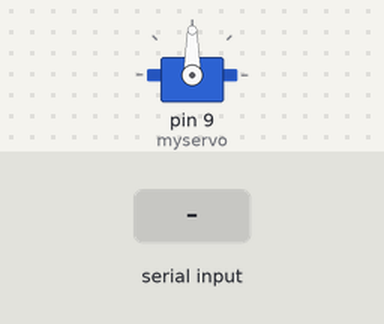
Recording of a sketch running on a simulated Arduino Uno, built with avr-gcc and run on an emulated ATmega328P. On the bench: servo. Inputs (shaded band) come from the test bench.

Above: at 1.2 s.
1.3 s: "90,45\n" received over Serial
At 2.5 s:
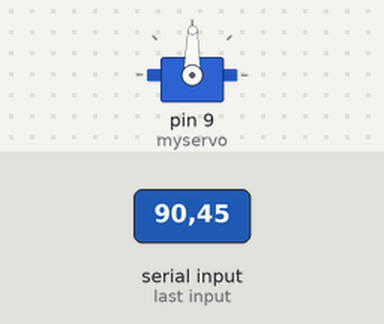
2.8 s: "200\n" received over Serial
At 3.7 s:
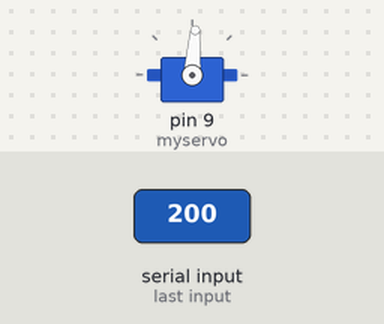
Timing chart, 0 to 5.8 s (numbered marks = the images above; inputs shaded):
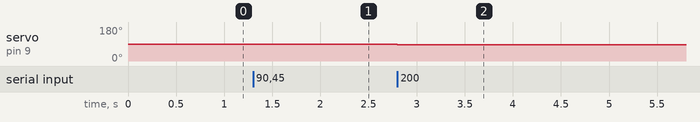

Measured:
- after the input at 1.3 s, servo on pin 9 (myservo): 90° → 89° at once
- after the input at 2.8 s, servo on pin 9 (myservo): 89° → 86° at once

The sketch:

controller.ino
```cpp
#include <Servo.h>

Servo myservo;  // create servo object to control a servo
// twelve servo objects can be created on most boards

int pos = 90;    // variable to store the servo position

void setup() {

  Serial.begin(115200);
  Serial.setTimeout(1);
  myservo.attach(9);  // attaches the servo on pin 9 to the servo object
  myservo.write(pos);
  }

void loop() {
 if (Serial.available())
 {
  int error = Serial.readString().toInt();
  myservo.write(90 - (error/50));
  delay(15);
  }
}
```
